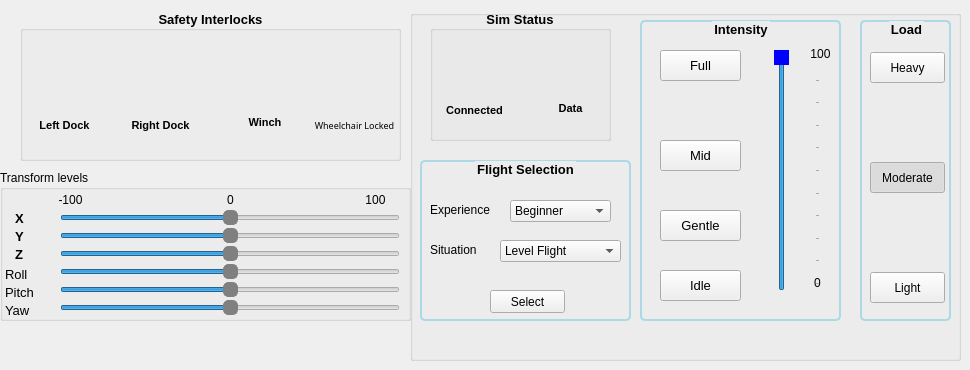
    <widget class="QWidget" name="tab_load">
     <property name="accessibleName">
      <string>Main</string>
     </property>
     <attribute name="title">
      <string>Sim Op Console</string>
     </attribute>
     <widget class="QGroupBox" name="grp_sim">
      <property name="geometry">
       <rect>
        <x>410</x>
        <y>10</y>
        <width>551</width>
        <height>351</height>
       </rect>
      </property>
      <property name="title">
       <string/>
      </property>
      <widget class="QGroupBox" name="groupBox_3">
       <property name="geometry">
        <rect>
         <x>20</x>
         <y>0</y>
         <width>181</width>
         <height>131</height>
        </rect>
       </property>
       <property name="font">
        <font>
         <pointsize>10</pointsize>
         <weight>75</weight>
         <bold>true</bold>
        </font>
       </property>
       <property name="title">
        <string>Sim Status</string>
       </property>
       <property name="alignment">
        <set>Qt::AlignCenter</set>
       </property>
       <widget class="QLabel" name="ico_connection">
        <property name="geometry">
         <rect>
          <x>20</x>
          <y>40</y>
          <width>50</width>
          <height>50</height>
         </rect>
        </property>
        <property name="text">
         <string/>
        </property>
        <property name="pixmap">
         <pixmap>images/warning.png</pixmap>
        </property>
        <property name="scaledContents">
         <bool>true</bool>
        </property>
       </widget>
       <widget class="QLabel" name="label_29">
        <property name="geometry">
         <rect>
          <x>-11</x>
          <y>90</y>
          <width>111</width>
          <height>20</height>
         </rect>
        </property>
        <property name="font">
         <font>
          <pointsize>8</pointsize>
          <weight>75</weight>
          <bold>true</bold>
         </font>
        </property>
        <property name="text">
         <string>Connected</string>
        </property>
        <property name="alignment">
         <set>Qt::AlignCenter</set>
        </property>
       </widget>
       <widget class="QLabel" name="ico_data">
        <property name="geometry">
         <rect>
          <x>116</x>
          <y>40</y>
          <width>50</width>
          <height>50</height>
         </rect>
        </property>
        <property name="text">
         <string/>
        </property>
        <property name="pixmap">
         <pixmap>images/warning.png</pixmap>
        </property>
        <property name="scaledContents">
         <bool>true</bool>
        </property>
       </widget>
       <widget class="QLabel" name="label_31">
        <property name="geometry">
         <rect>
          <x>100</x>
          <y>90</y>
          <width>81</width>
          <height>16</height>
         </rect>
        </property>
        <property name="font">
         <font>
          <pointsize>8</pointsize>
          <weight>75</weight>
          <bold>true</bold>
         </font>
        </property>
        <property name="text">
         <string>Data</string>
        </property>
        <property name="alignment">
         <set>Qt::AlignCenter</set>
        </property>
       </widget>
      </widget>
      <widget class="QGroupBox" name="groupBox_5">
       <property name="geometry">
        <rect>
         <x>230</x>
         <y>10</y>
         <width>201</width>
         <height>301</height>
        </rect>
       </property>
       <property name="font">
        <font>
         <pointsize>10</pointsize>
         <weight>75</weight>
         <bold>true</bold>
        </font>
       </property>
       <property name="styleSheet">
        <string notr="true">QGroupBox {
    border: 2px solid lightblue;
    border-radius: 5px;
    padding: 5px;
}
</string>
       </property>
       <property name="title">
        <string>Intensity</string>
       </property>
       <property name="alignment">
        <set>Qt::AlignCenter</set>
       </property>
       <widget class="QSlider" name="sld_intensity">
        <property name="geometry">
         <rect>
          <x>110</x>
          <y>30</y>
          <width>71</width>
          <height>241</height>
         </rect>
        </property>
        <property name="styleSheet">
         <string notr="true">QSlider::handle:vertical {
    width: 60px; 
    height: 60px; 
    background: blue; 
}
</string>
        </property>
        <property name="minimum">
         <number>0</number>
        </property>
        <property name="maximum">
         <number>100</number>
        </property>
        <property name="value">
         <number>100</number>
        </property>
        <property name="orientation">
         <enum>Qt::Vertical</enum>
        </property>
        <property name="tickPosition">
         <enum>QSlider::TicksBelow</enum>
        </property>
        <property name="tickInterval">
         <number>10</number>
        </property>
       </widget>
       <widget class="QLabel" name="label_32">
        <property name="geometry">
         <rect>
          <x>162</x>
          <y>255</y>
          <width>31</width>
          <height>16</height>
         </rect>
        </property>
        <property name="text">
         <string>0</string>
        </property>
        <property name="alignment">
         <set>Qt::AlignCenter</set>
        </property>
       </widget>
       <widget class="QLabel" name="label_33">
        <property name="geometry">
         <rect>
          <x>160</x>
          <y>24</y>
          <width>41</width>
          <height>20</height>
         </rect>
        </property>
        <property name="text">
         <string>100</string>
        </property>
        <property name="alignment">
         <set>Qt::AlignCenter</set>
        </property>
       </widget>
       <widget class="QPushButton" name="btn_intensity_motionless">
        <property name="geometry">
         <rect>
          <x>20</x>
          <y>250</y>
          <width>81</width>
          <height>31</height>
         </rect>
        </property>
        <property name="font">
         <font>
          <pointsize>10</pointsize>
          <weight>50</weight>
          <bold>false</bold>
         </font>
        </property>
        <property name="text">
         <string>Idle</string>
        </property>
       </widget>
       <widget class="QPushButton" name="btn_intensity_gentle">
        <property name="geometry">
         <rect>
          <x>20</x>
          <y>190</y>
          <width>81</width>
          <height>31</height>
         </rect>
        </property>
        <property name="font">
         <font>
          <pointsize>10</pointsize>
          <weight>50</weight>
          <bold>false</bold>
         </font>
        </property>
        <property name="text">
         <string>Gentle</string>
        </property>
       </widget>
       <widget class="QPushButton" name="btn_intensity_moderate">
        <property name="geometry">
         <rect>
          <x>20</x>
          <y>120</y>
          <width>81</width>
          <height>31</height>
         </rect>
        </property>
        <property name="font">
         <font>
          <pointsize>10</pointsize>
          <weight>50</weight>
          <bold>false</bold>
         </font>
        </property>
        <property name="text">
         <string>Mid</string>
        </property>
       </widget>
       <widget class="QPushButton" name="btn_intensity_full">
        <property name="geometry">
         <rect>
          <x>20</x>
          <y>30</y>
          <width>81</width>
          <height>31</height>
         </rect>
        </property>
        <property name="font">
         <font>
          <pointsize>10</pointsize>
          <weight>50</weight>
          <bold>false</bold>
         </font>
        </property>
        <property name="text">
         <string>Full</string>
        </property>
       </widget>
      </widget>
      <widget class="QGroupBox" name="groupBox_6">
       <property name="geometry">
        <rect>
         <x>450</x>
         <y>10</y>
         <width>91</width>
         <height>301</height>
        </rect>
       </property>
       <property name="font">
        <font>
         <pointsize>10</pointsize>
         <weight>75</weight>
         <bold>true</bold>
        </font>
       </property>
       <property name="styleSheet">
        <string notr="true">QGroupBox {
    border: 2px solid lightblue;
    border-radius: 5px;
    padding: 5px;
}
</string>
       </property>
       <property name="title">
        <string>Load</string>
       </property>
       <property name="alignment">
        <set>Qt::AlignCenter</set>
       </property>
       <widget class="QPushButton" name="btn_light_load">
        <property name="geometry">
         <rect>
          <x>10</x>
          <y>252</y>
          <width>75</width>
          <height>31</height>
         </rect>
        </property>
        <property name="text">
         <string>Light</string>
        </property>
        <property name="checkable">
         <bool>true</bool>
        </property>
        <attribute name="buttonGroup">
         <string notr="true">buttonGroup</string>
        </attribute>
       </widget>
       <widget class="QPushButton" name="btn_moderate_load">
        <property name="geometry">
         <rect>
          <x>10</x>
          <y>142</y>
          <width>75</width>
          <height>31</height>
         </rect>
        </property>
        <property name="text">
         <string>Moderate</string>
        </property>
        <property name="checkable">
         <bool>true</bool>
        </property>
        <property name="checked">
         <bool>true</bool>
        </property>
        <attribute name="buttonGroup">
         <string notr="true">buttonGroup</string>
        </attribute>
       </widget>
       <widget class="QPushButton" name="btn_heavy_load">
        <property name="geometry">
         <rect>
          <x>10</x>
          <y>32</y>
          <width>75</width>
          <height>31</height>
         </rect>
        </property>
        <property name="text">
         <string>Heavy</string>
        </property>
        <property name="checkable">
         <bool>true</bool>
        </property>
        <attribute name="buttonGroup">
         <string notr="true">buttonGroup</string>
        </attribute>
       </widget>
      </widget>
      <widget class="QGroupBox" name="groupBox_9">
       <property name="geometry">
        <rect>
         <x>10</x>
         <y>150</y>
         <width>211</width>
         <height>161</height>
        </rect>
       </property>
       <property name="font">
        <font>
         <pointsize>10</pointsize>
         <weight>75</weight>
         <bold>true</bold>
        </font>
       </property>
       <property name="styleSheet">
        <string notr="true">QGroupBox {
    border: 2px solid lightblue;
    border-radius: 5px;
    padding: 5px;
}
</string>
       </property>
       <property name="title">
        <string>Flight Selection</string>
       </property>
       <property name="alignment">
        <set>Qt::AlignCenter</set>
       </property>
       <widget class="QComboBox" name="cmb_situation">
        <property name="geometry">
         <rect>
          <x>80</x>
          <y>80</y>
          <width>121</width>
          <height>22</height>
         </rect>
        </property>
        <item>
         <property name="text">
          <string>Level Flight</string>
         </property>
        </item>
        <item>
         <property name="text">
          <string>Takeoff</string>
         </property>
        </item>
        <item>
         <property name="text">
          <string>Approach</string>
         </property>
        </item>
       </widget>
       <widget class="QComboBox" name="cmb_experience">
        <property name="geometry">
         <rect>
          <x>90</x>
          <y>40</y>
          <width>101</width>
          <height>22</height>
         </rect>
        </property>
        <item>
         <property name="text">
          <string>Beginner</string>
         </property>
        </item>
        <item>
         <property name="text">
          <string>Intermediate</string>
         </property>
        </item>
        <item>
         <property name="text">
          <string>Advanced</string>
         </property>
        </item>
       </widget>
       <widget class="QLabel" name="label_45">
        <property name="geometry">
         <rect>
          <x>10</x>
          <y>40</y>
          <width>81</width>
          <height>20</height>
         </rect>
        </property>
        <property name="text">
         <string>Experience</string>
        </property>
       </widget>
       <widget class="QLabel" name="label_46">
        <property name="geometry">
         <rect>
          <x>10</x>
          <y>80</y>
          <width>61</width>
          <height>20</height>
         </rect>
        </property>
        <property name="text">
         <string>Situation</string>
        </property>
       </widget>
       <widget class="QPushButton" name="btn_select_situation">
        <property name="geometry">
         <rect>
          <x>70</x>
          <y>130</y>
          <width>75</width>
          <height>23</height>
         </rect>
        </property>
        <property name="text">
         <string>Select</string>
        </property>
       </widget>
      </widget>
     </widget>
     <widget class="QGroupBox" name="groupBox">
      <property name="geometry">
       <rect>
        <x>0</x>
        <y>170</y>
        <width>411</width>
        <height>151</height>
       </rect>
      </property>
      <property name="title">
       <string>Transform levels</string>
      </property>
      <widget class="QSlider" name="sld_xform_0">
       <property name="geometry">
        <rect>
         <x>60</x>
         <y>40</y>
         <width>340</width>
         <height>16</height>
        </rect>
       </property>
       <property name="styleSheet">
        <string notr="true">QSlider::handle:horizontal { 
	background-color: grey; 
	border: 1px solid grey; 
	width: 4px; 
	height: 12px; 
	line-height: 20px; 
	margin-top: -5px; 
	margin-bottom: -5px; 
	border-radius: 5px; 
}</string>
       </property>
       <property name="minimum">
        <number>-100</number>
       </property>
       <property name="maximum">
        <number>100</number>
       </property>
       <property name="orientation">
        <enum>Qt::Horizontal</enum>
       </property>
       <property name="tickPosition">
        <enum>QSlider::NoTicks</enum>
       </property>
       <property name="tickInterval">
        <number>10</number>
       </property>
      </widget>
      <widget class="QLabel" name="label_4">
       <property name="geometry">
        <rect>
         <x>15</x>
         <y>40</y>
         <width>21</width>
         <height>16</height>
        </rect>
       </property>
       <property name="font">
        <font>
         <pointsize>10</pointsize>
         <weight>75</weight>
         <bold>true</bold>
        </font>
       </property>
       <property name="text">
        <string>X</string>
       </property>
      </widget>
      <widget class="QLabel" name="label_13">
       <property name="geometry">
        <rect>
         <x>15</x>
         <y>58</y>
         <width>21</width>
         <height>16</height>
        </rect>
       </property>
       <property name="font">
        <font>
         <pointsize>10</pointsize>
         <weight>75</weight>
         <bold>true</bold>
        </font>
       </property>
       <property name="text">
        <string>Y</string>
       </property>
      </widget>
      <widget class="QLabel" name="label_14">
       <property name="geometry">
        <rect>
         <x>15</x>
         <y>76</y>
         <width>20</width>
         <height>16</height>
        </rect>
       </property>
       <property name="font">
        <font>
         <pointsize>10</pointsize>
         <weight>75</weight>
         <bold>true</bold>
        </font>
       </property>
       <property name="text">
        <string>Z</string>
       </property>
      </widget>
      <widget class="QLabel" name="label_15">
       <property name="geometry">
        <rect>
         <x>5</x>
         <y>130</y>
         <width>41</width>
         <height>20</height>
        </rect>
       </property>
       <property name="font">
        <font>
         <pointsize>10</pointsize>
         <weight>50</weight>
         <bold>false</bold>
        </font>
       </property>
       <property name="text">
        <string>Yaw</string>
       </property>
      </widget>
      <widget class="QLabel" name="label_16">
       <property name="geometry">
        <rect>
         <x>5</x>
         <y>94</y>
         <width>41</width>
         <height>20</height>
        </rect>
       </property>
       <property name="font">
        <font>
         <pointsize>10</pointsize>
         <weight>50</weight>
         <bold>false</bold>
        </font>
       </property>
       <property name="text">
        <string>Roll</string>
       </property>
      </widget>
      <widget class="QLabel" name="label_17">
       <property name="geometry">
        <rect>
         <x>5</x>
         <y>112</y>
         <width>51</width>
         <height>20</height>
        </rect>
       </property>
       <property name="font">
        <font>
         <pointsize>10</pointsize>
         <weight>50</weight>
         <bold>false</bold>
        </font>
       </property>
       <property name="text">
        <string>Pitch</string>
       </property>
      </widget>
      <widget class="QSlider" name="sld_xform_1">
       <property name="geometry">
        <rect>
         <x>60</x>
         <y>58</y>
         <width>340</width>
         <height>16</height>
        </rect>
       </property>
       <property name="styleSheet">
        <string notr="true">QSlider::handle:horizontal { 
	background-color: grey; 
	border: 1px solid grey; 
	width: 4px; 
	height: 12px; 
	line-height: 20px; 
	margin-top: -5px; 
	margin-bottom: -5px; 
	border-radius: 5px; 
}</string>
       </property>
       <property name="minimum">
        <number>-100</number>
       </property>
       <property name="maximum">
        <number>100</number>
       </property>
       <property name="orientation">
        <enum>Qt::Horizontal</enum>
       </property>
      </widget>
      <widget class="QSlider" name="sld_xform_2">
       <property name="geometry">
        <rect>
         <x>60</x>
         <y>76</y>
         <width>340</width>
         <height>16</height>
        </rect>
       </property>
       <property name="styleSheet">
        <string notr="true">QSlider::handle:horizontal { 
	background-color: grey; 
	border: 1px solid grey; 
	width: 4px; 
	height: 12px; 
	line-height: 20px; 
	margin-top: -5px; 
	margin-bottom: -5px; 
	border-radius: 5px; 
}</string>
       </property>
       <property name="minimum">
        <number>-100</number>
       </property>
       <property name="maximum">
        <number>100</number>
       </property>
       <property name="orientation">
        <enum>Qt::Horizontal</enum>
       </property>
      </widget>
      <widget class="QSlider" name="sld_xform_3">
       <property name="geometry">
        <rect>
         <x>60</x>
         <y>94</y>
         <width>340</width>
         <height>16</height>
        </rect>
       </property>
       <property name="styleSheet">
        <string notr="true">QSlider::handle:horizontal { 
	background-color: grey; 
	border: 1px solid grey; 
	width: 4px; 
	height: 12px; 
	line-height: 20px; 
	margin-top: -5px; 
	margin-bottom: -5px; 
	border-radius: 5px; 
}</string>
       </property>
       <property name="minimum">
        <number>-100</number>
       </property>
       <property name="maximum">
        <number>100</number>
       </property>
       <property name="orientation">
        <enum>Qt::Horizontal</enum>
       </property>
      </widget>
      <widget class="QSlider" name="sld_xform_4">
       <property name="geometry">
        <rect>
         <x>60</x>
         <y>112</y>
         <width>340</width>
         <height>16</height>
        </rect>
       </property>
       <property name="styleSheet">
        <string notr="true">QSlider::handle:horizontal { 
	background-color: grey; 
	border: 1px solid grey; 
	width: 4px; 
	height: 12px; 
	line-height: 20px; 
	margin-top: -5px; 
	margin-bottom: -5px; 
	border-radius: 5px; 
}</string>
       </property>
       <property name="minimum">
        <number>-100</number>
       </property>
       <property name="maximum">
        <number>100</number>
       </property>
       <property name="orientation">
        <enum>Qt::Horizontal</enum>
       </property>
      </widget>
      <widget class="QSlider" name="sld_xform_5">
       <property name="geometry">
        <rect>
         <x>60</x>
         <y>130</y>
         <width>340</width>
         <height>16</height>
        </rect>
       </property>
       <property name="autoFillBackground">
        <bool>false</bool>
       </property>
       <property name="styleSheet">
        <string notr="true">QSlider::handle:horizontal { 
	background-color: grey; 
	border: 1px solid grey; 
	width: 4px; 
	height: 12px; 
	line-height: 20px; 
	margin-top: -5px; 
	margin-bottom: -5px; 
	border-radius: 5px; 
}</string>
       </property>
       <property name="minimum">
        <number>-100</number>
       </property>
       <property name="maximum">
        <number>100</number>
       </property>
       <property name="orientation">
        <enum>Qt::Horizontal</enum>
       </property>
      </widget>
      <widget class="QLabel" name="label_18">
       <property name="geometry">
        <rect>
         <x>360</x>
         <y>20</y>
         <width>31</width>
         <height>20</height>
        </rect>
       </property>
       <property name="text">
        <string>100</string>
       </property>
       <property name="alignment">
        <set>Qt::AlignCenter</set>
       </property>
      </widget>
      <widget class="QLabel" name="label_19">
       <property name="geometry">
        <rect>
         <x>50</x>
         <y>20</y>
         <width>41</width>
         <height>20</height>
        </rect>
       </property>
       <property name="text">
        <string>-100</string>
       </property>
       <property name="alignment">
        <set>Qt::AlignCenter</set>
       </property>
      </widget>
      <widget class="QLabel" name="label_20">
       <property name="geometry">
        <rect>
         <x>220</x>
         <y>20</y>
         <width>21</width>
         <height>20</height>
        </rect>
       </property>
       <property name="text">
        <string>0</string>
       </property>
       <property name="alignment">
        <set>Qt::AlignCenter</set>
       </property>
      </widget>
     </widget>
     <widget class="QGroupBox" name="groupBox_2">
      <property name="geometry">
       <rect>
        <x>20</x>
        <y>10</y>
        <width>381</width>
        <height>151</height>
       </rect>
      </property>
      <property name="font">
       <font>
        <pointsize>10</pointsize>
        <weight>75</weight>
        <bold>true</bold>
       </font>
      </property>
      <property name="title">
       <string>Safety Interlocks</string>
      </property>
      <property name="alignment">
       <set>Qt::AlignCenter</set>
      </property>
      <widget class="QLabel" name="ico_left_dock">
       <property name="geometry">
        <rect>
         <x>20</x>
         <y>40</y>
         <width>50</width>
         <height>50</height>
        </rect>
       </property>
       <property name="text">
        <string/>
       </property>
       <property name="pixmap">
        <pixmap>images/ok.png</pixmap>
       </property>
       <property name="scaledContents">
        <bool>true</bool>
       </property>
      </widget>
      <widget class="QLabel" name="label_23">
       <property name="geometry">
        <rect>
         <x>-1</x>
         <y>105</y>
         <width>91</width>
         <height>20</height>
        </rect>
       </property>
       <property name="font">
        <font>
         <pointsize>8</pointsize>
         <weight>75</weight>
         <bold>true</bold>
        </font>
       </property>
       <property name="text">
        <string>Left Dock</string>
       </property>
       <property name="alignment">
        <set>Qt::AlignCenter</set>
       </property>
      </widget>
      <widget class="QLabel" name="ico_right_dock">
       <property name="geometry">
        <rect>
         <x>115</x>
         <y>40</y>
         <width>50</width>
         <height>50</height>
        </rect>
       </property>
       <property name="text">
        <string/>
       </property>
       <property name="pixmap">
        <pixmap>images/ok.png</pixmap>
       </property>
       <property name="scaledContents">
        <bool>true</bool>
       </property>
      </widget>
      <widget class="QLabel" name="label_25">
       <property name="geometry">
        <rect>
         <x>90</x>
         <y>105</y>
         <width>101</width>
         <height>20</height>
        </rect>
       </property>
       <property name="font">
        <font>
         <pointsize>8</pointsize>
         <weight>75</weight>
         <bold>true</bold>
        </font>
       </property>
       <property name="text">
        <string>Right Dock</string>
       </property>
       <property name="alignment">
        <set>Qt::AlignCenter</set>
       </property>
      </widget>
      <widget class="QLabel" name="ico_winch">
       <property name="geometry">
        <rect>
         <x>220</x>
         <y>40</y>
         <width>50</width>
         <height>50</height>
        </rect>
       </property>
       <property name="text">
        <string/>
       </property>
       <property name="pixmap">
        <pixmap>images/ok.png</pixmap>
       </property>
       <property name="scaledContents">
        <bool>true</bool>
       </property>
      </widget>
      <widget class="QLabel" name="label_27">
       <property name="geometry">
        <rect>
         <x>210</x>
         <y>105</y>
         <width>70</width>
         <height>14</height>
        </rect>
       </property>
       <property name="font">
        <font>
         <pointsize>8</pointsize>
         <weight>75</weight>
         <bold>true</bold>
        </font>
       </property>
       <property name="text">
        <string>Winch</string>
       </property>
       <property name="alignment">
        <set>Qt::AlignCenter</set>
       </property>
      </widget>
      <widget class="QLabel" name="label_36">
       <property name="geometry">
        <rect>
         <x>289</x>
         <y>95</y>
         <width>91</width>
         <height>41</height>
        </rect>
       </property>
       <property name="font">
        <font>
         <family>MS 33558</family>
         <pointsize>7</pointsize>
         <weight>50</weight>
         <bold>false</bold>
        </font>
       </property>
       <property name="text">
        <string>Wheelchair Locked</string>
       </property>
       <property name="alignment">
        <set>Qt::AlignCenter</set>
       </property>
       <property name="wordWrap">
        <bool>true</bool>
       </property>
      </widget>
      <widget class="QLabel" name="ico_wheelchair_docked">
       <property name="geometry">
        <rect>
         <x>310</x>
         <y>40</y>
         <width>50</width>
         <height>50</height>
        </rect>
       </property>
       <property name="text">
        <string/>
       </property>
       <property name="pixmap">
        <pixmap>images/ok.png</pixmap>
       </property>
       <property name="scaledContents">
        <bool>true</bool>
       </property>
      </widget>
     </widget>
    </widget>
